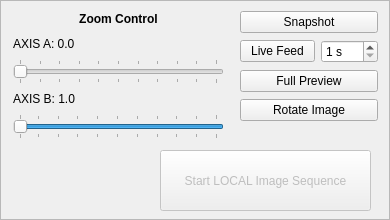
   <widget class="QFrame" name="Misc_Frame">
    <property name="geometry">
     <rect>
      <x>860</x>
      <y>420</y>
      <width>390</width>
      <height>220</height>
     </rect>
    </property>
    <property name="frameShape">
     <enum>QFrame::StyledPanel</enum>
    </property>
    <property name="frameShadow">
     <enum>QFrame::Raised</enum>
    </property>
    <widget class="QWidget" name="verticalLayoutWidget_5">
     <property name="geometry">
      <rect>
       <x>240</x>
       <y>10</y>
       <width>138</width>
       <height>114</height>
      </rect>
     </property>
     <layout class="QVBoxLayout" name="verticalLayout_13">
      <item>
       <widget class="QPushButton" name="snapshot_pushButton">
        <property name="enabled">
         <bool>true</bool>
        </property>
        <property name="text">
         <string>Snapshot</string>
        </property>
       </widget>
      </item>
      <item>
       <layout class="QHBoxLayout" name="horizontalLayout_6">
        <item>
         <widget class="QPushButton" name="liveFeed_pushButton">
          <property name="text">
           <string>Live Feed</string>
          </property>
         </widget>
        </item>
        <item>
         <widget class="QSpinBox" name="liveFeed_spinBox">
          <property name="suffix">
           <string> s</string>
          </property>
          <property name="minimum">
           <number>1</number>
          </property>
          <property name="maximum">
           <number>600</number>
          </property>
         </widget>
        </item>
       </layout>
      </item>
      <item>
       <widget class="QPushButton" name="preview_pushButton">
        <property name="enabled">
         <bool>true</bool>
        </property>
        <property name="text">
         <string>Full Preview</string>
        </property>
       </widget>
      </item>
      <item>
       <widget class="QPushButton" name="rotate_pushButton">
        <property name="text">
         <string>Rotate Image</string>
        </property>
       </widget>
      </item>
     </layout>
    </widget>
    <widget class="QWidget" name="verticalLayoutWidget_4">
     <property name="geometry">
      <rect>
       <x>13</x>
       <y>10</y>
       <width>211</width>
       <height>129</height>
      </rect>
     </property>
     <layout class="QVBoxLayout" name="verticalLayout_12">
      <item>
       <widget class="QLabel" name="AOI_label_3">
        <property name="text">
         <string>&lt;html&gt;&lt;head/&gt;&lt;body&gt;&lt;p align=&quot;center&quot;&gt;&lt;span style=&quot; font-weight:600;&quot;&gt;Zoom Control&lt;/span&gt;&lt;/p&gt;&lt;/body&gt;&lt;/html&gt;</string>
        </property>
       </widget>
      </item>
      <item>
       <widget class="QLabel" name="xAxis_label">
        <property name="text">
         <string>AXIS A: 0.0</string>
        </property>
       </widget>
      </item>
      <item>
       <widget class="QSlider" name="xAxis_horizontalSlider">
        <property name="maximum">
         <number>100</number>
        </property>
        <property name="orientation">
         <enum>Qt::Horizontal</enum>
        </property>
        <property name="tickPosition">
         <enum>QSlider::TicksBothSides</enum>
        </property>
       </widget>
      </item>
      <item>
       <widget class="QLabel" name="yAxis_label">
        <property name="text">
         <string>AXIS B: 1.0</string>
        </property>
       </widget>
      </item>
      <item>
       <widget class="QSlider" name="yAxis_horizontalSlider">
        <property name="minimum">
         <number>1</number>
        </property>
        <property name="maximum">
         <number>100</number>
        </property>
        <property name="value">
         <number>100</number>
        </property>
        <property name="orientation">
         <enum>Qt::Horizontal</enum>
        </property>
        <property name="invertedAppearance">
         <bool>true</bool>
        </property>
        <property name="invertedControls">
         <bool>false</bool>
        </property>
        <property name="tickPosition">
         <enum>QSlider::TicksBothSides</enum>
        </property>
       </widget>
      </item>
     </layout>
    </widget>
    <widget class="QPushButton" name="startRoutines_pushButton">
     <property name="enabled">
      <bool>false</bool>
     </property>
     <property name="geometry">
      <rect>
       <x>160</x>
       <y>150</y>
       <width>211</width>
       <height>61</height>
      </rect>
     </property>
     <property name="text">
      <string>Start LOCAL Image Sequence</string>
     </property>
    </widget>
   </widget>
